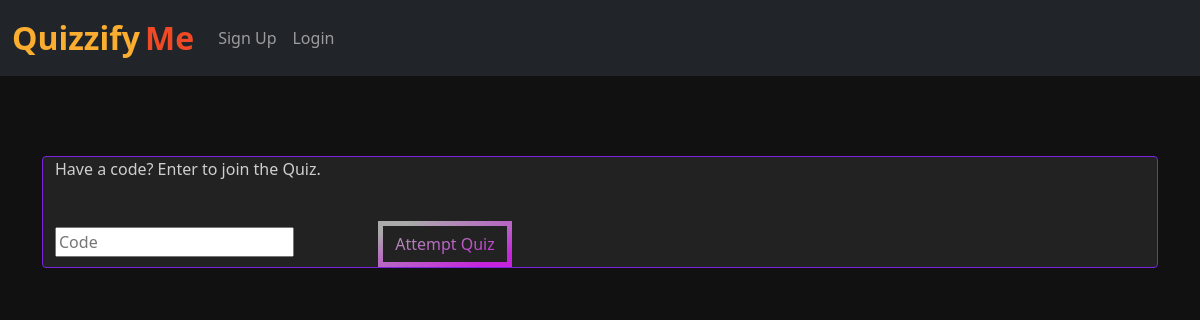
Page /api/ on the earlier database version.
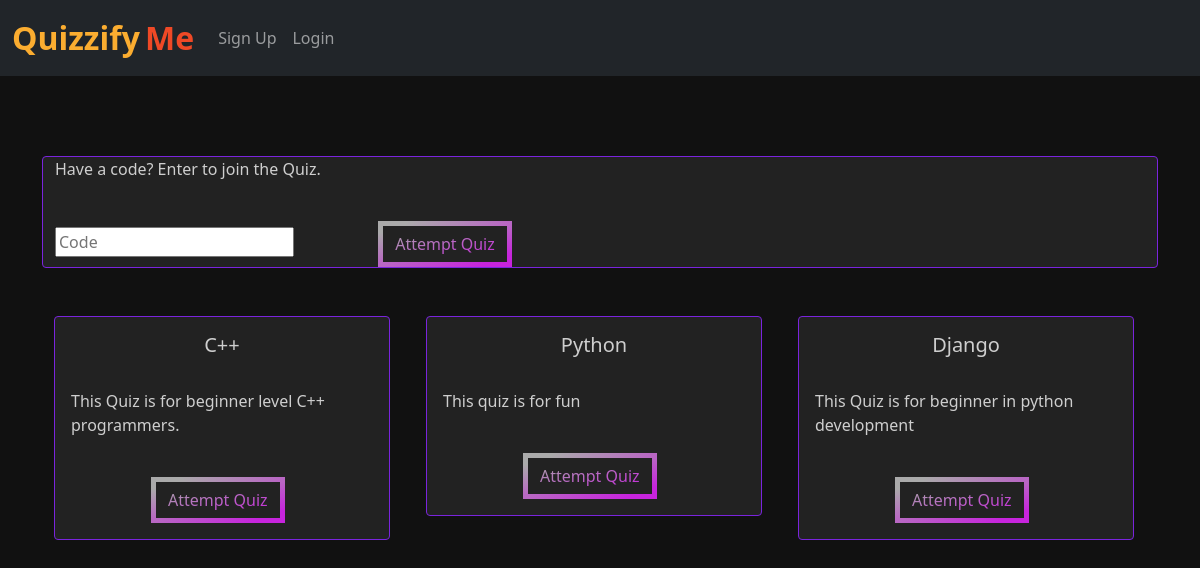
Same page on the later database version.
### frontend/models.py (models this page shows, shortened)
class Quiz(models.Model):
    name = models.CharField(max_length=50)
    desc = models.CharField(max_length=500)
    number_of_questions = models.IntegerField(default=1)
    time = models.IntegerField(help_text="Duration of the quiz in seconds", default="1")
    code = models.CharField(max_length=8, default='abc123')
    admin_id = models.IntegerField(default=1)

### frontend/views.py (the view)
# urls.py: path("", views.index, name="index"),
def index(request):
    quiz = Quiz.objects.all()
    context = {'quiz' : quiz, 'user_type': '(Quiz Admin)' if request.user.is_staff else '(User)'}
    return render(request, "frontend/index.html", context=context)

### frontend/templates/frontend/index.html (shortened to what this page needs)
{% extends 'frontend/base.html' %}
{% load static %}
{% block body %}
<br><br><br>
<div class="container">
  <div class="container mx-auto mt-2">
    {% if user.is_staff %}
    <div class="row card code">
      <p>These are the quizzes created by you:</p>
    </div>
    {% else %}
      <div class="row">
        <div class="card code">
          <form action="">
            <p class="card-text">Have a code? Enter to join the Quiz.</p>
              <br>
              <form method="POST" action="">
                <input type="text" name="code-entered" placeholder="Code">
                <button type="submit" id="btn"
                style="justify-content: center;" class="enter-code btn mr-2 ">Attempt
                Quiz</button>
              </form>
          </form>
        </div>
      </div>
    {% endif %}
    <div class="row">
      {% if user.is_staff %}
        {% for i in quiz %}
          {% if i.admin_id == user.id %}
          <div class="col-md-4">
            <div class="card" style="width: 21rem;">
              <div class="card-body">
                <h5 class="card-title" style="text-align: center;">{{i.name}}</h5>
                <br>
                <p class="card-text">{{i.desc}}</p>
                <br>
                <button  data-id="{{i.id}} "onclick="alert('Share this code with your fellow quiz takers: {{i.get_code}}')" id="btn"
                  style="justify-content: center;" class="get-code btn mr-2 "><i class="fas fa-link"></i>Get Code</button>
                <button onclick="window.location.href = window.location.href+'results/'+{{i.id}} " id="btn"
                style="justify-content: center;" class="view-results btn mr-2 "><i class="fas fa-link"></i>View Results</button>
              </div>
            </div>
          </div>
          {% endif%}
        {% endfor %}
      {% else %}
        {% for i in quiz %}
        <div class="col-md-4">
          <div class="card" style="width: 21rem;">
            <div class="card-body">
              <h5 class="card-title" style="text-align: center;">{{i.name}}</h5>
              <br>
              <p class="card-text">{{i.desc}}</p>
              <br>
              <button data-bs-target="#exampleModal" data-bs-toggle="modal" data-time="{{i.time}}"
                data-questions="{{i.number_of_questions}}" data-name="{{i.name}}" data-id="{{i.id}}" id="btn"
                style="justify-content: center;" class="attempt btn mr-2 modal-button">Attempt
                Quiz</button>
            </div>
          </div>
        </div>
        {% endfor %}
      {% endif %}
    </div>
  </div>
</div>
{% endblock %}

Differences in the rows shown:
added Quiz: name "C++", desc "This Quiz is for beginner level C++ programmers."
added Quiz: name "Python", desc "This quiz is for fun"
added Quiz: name "Django", desc "This Quiz is for beginner in python development"
